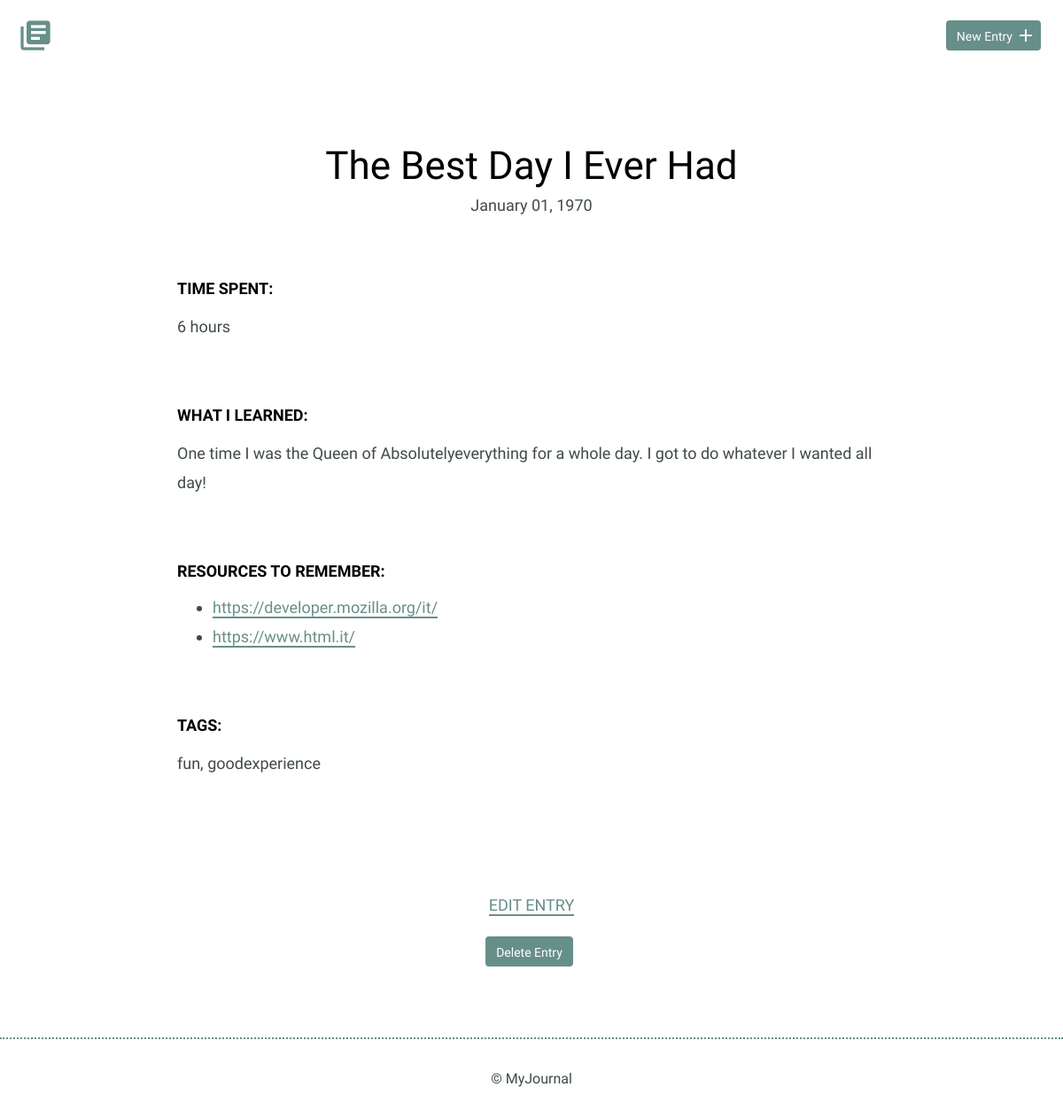
Screenshot of /detail.php?id=1 with the database file from the repository.
### tables this page shows
CREATE TABLE "entries" (
	`id`	INTEGER,
	`title`	TEXT,
	`date`	TEXT,
	`time_spent`	INTEGER,
	`learned`	BLOB,
	`resources`	BLOB, tags TEXT,
	PRIMARY KEY(`id`)
);

### detail.php (the view, shortened to what this page needs)
<?php
include('inc/header.php');
include('inc/functions.php');
if(!empty($_GET['id'])){
    $entry_id = intval($_GET['id']);
}
try{
    $result = $db->prepare('SELECT *
    FROM entries
    WHERE id =?');
    $result->bindParam(1, $entry_id);
    $result->execute();
}catch(Exception $e){
    echo $e->getMessage();
    die();
}
$entry = $result->fetch(PDO::FETCH_ASSOC);
?>
                <div class="entry-list single">
                    <article>
                        <h1><?php echo $entry['title']; ?></h1>
                        <time datetime="<?php echo $entry['date'];?>"><?php echo date('F d, Y', $entry['date']);?></time>
                        <div class="entry">
                            <h3>Time Spent: </h3>
                            <p><?php echo $entry['time_spent'];?></p>
                        </div>
                        <div class="entry">
                            <h3>What I Learned:</h3>
                            <p><?php echo $entry['learned'];?></p>
                        </div>
                        <div class="entry">
                            <h3>Resources to Remember:</h3>
                            <?php
                                if (!empty($entry['resources'])) {
                                    echo "<ul>";
                                    foreach (explode(',', $entry['resources']) as $ent) {
                                        if (stripos(trim($ent), 'http://') === 0 or stripos(trim($ent), 'https://') === 0) {
                                            echo "<li><a href='" . strtolower(trim($ent)) . "' target='_blank'>" . strtolower(trim($ent)) . "</a></li>";
                                        } else {
                                            echo "<li>" . trim($ent) . "</li>";
                                        }
                                    }
                                    echo "</ul>";
                                }
                            ?>
                        </div>
                        <div class="entry">
                            <h3>Tags:</h3>
                            <p><?php echo $entry['tags'];?></p>
                        </div>
                    </article>
                </div>
            </div>
            <div class="edit">
                <p><a href="edit.php?id=<?php echo $entry['id'];?>">Edit Entry</a></p>
                <?php
                                              echo " <form method='post' action='detail.php' onsubmit='return confirm(\"Are you sure you want to delete this entry?\")'>\n";
                                              echo '<input type="submit" value="Delete Entry" class="button">';
                                              echo " </form>";
                ?>
            </div>
        </section>
        <footer>
            <div>
                &copy; MyJournal
            </div>
        </footer>
    </body>
</html>

### css/site.css (style rules this page uses)
body { font-size: 16px; color: #404a49; font-family: 'Cousine', serif; font-weight: 400; }
footer { text-align: center; padding: 35px 0; border-top: 2px dotted #678f89; }
.button { padding: 8px 10px 6px 10px; background: #678f89; border: 2px solid #678f89; border-radius: 4px; text-decoration: none; color: #FFF; position: relative; text-align: center; font-size: 14px; }
h1, h2, h3 { margin: 0; font-weight: 400; line-height: 1em; color: #000; }
h1 { font-size: 44px; margin-bottom: 12px; }
h3 { font-size: 18px; font-family: 'Work Sans', serif; font-weight: 600; text-transform: uppercase; }
p { line-height: 1.8em; font-size: 18px; }
p a { border-bottom: 2px solid #678f89; padding: 0; color: #678f89; text-decoration: none; }
ul li { line-height: 1.8em; font-size: 18px; }
ul li a { border-bottom: 2px solid #678f89; line-height: 1.8em; color: #678f89; text-decoration: none; }
.entry-list, .edit-entry, .new-entry { max-width: 800px; margin: 0 auto; padding: 70px 0 150px 0; }
.entry-list article { margin-bottom: 70px; text-align: center; }
.entry-list article:last-child { margin-bottom: 0; }
.entry-list.single { padding-bottom: 70px; }
.entry-list.single time { font-size: 18px; }
.entry { max-width: 800px; margin: 75px auto 0 auto; text-align: left; }
.entry p { margin-bottom: 40px; }
.edit { padding-bottom: 80px; text-align: center; margin: 0 auto; }
.edit a { font-weight: 400; text-transform: uppercase; font-size: 18px; }
input[type=submit] { margin-right: 5px; }

### rows the page displays
entries: title "The Best Day I Ever Had", date "January 01, 1970", time_spent "6 hours", learned "One time I was the Queen of Absolutelyeverything for a whole day. I got to do whatever I wanted all day!", resources "https://developer.mozilla.org/it/", resources "https://www.html.it/", tags "fun, goodexperience"
